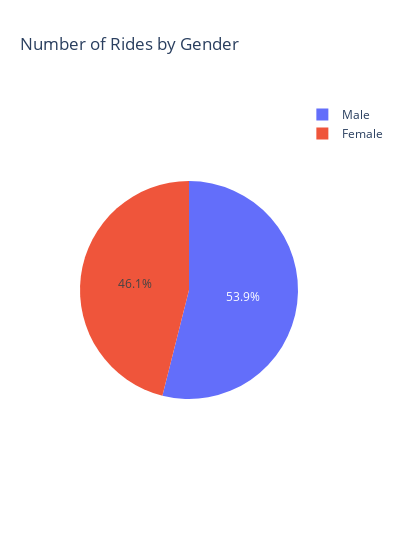

Here is the notebook cell this chart was saved with:
### Markdown cell above
Share of rides across genders (in terms of total duration)

### Code cell
gender_duration = recent_rides_data.groupby(["gender"]).sum()["total_duration_sec"]

gender_duration_pie = go.Figure(data=go.Pie(
    labels=["Female", "Male"],
    values=gender_duration
))

gender_duration_pie.update_layout(
    title_text="Number of Rides by Gender",
    width=400
)

### Figure 1 — Plotly figure (JSON) as saved in the notebook; plotly's stock layout.template omitted (floating-point values rounded to 4 significant figures)
{"data": [{"labels": ["Female", "Male"], "type": "pie", "values": [38845, 45465]}], "layout": {"title": {"text": "Number of Rides by Gender"}, "width": 400}}
